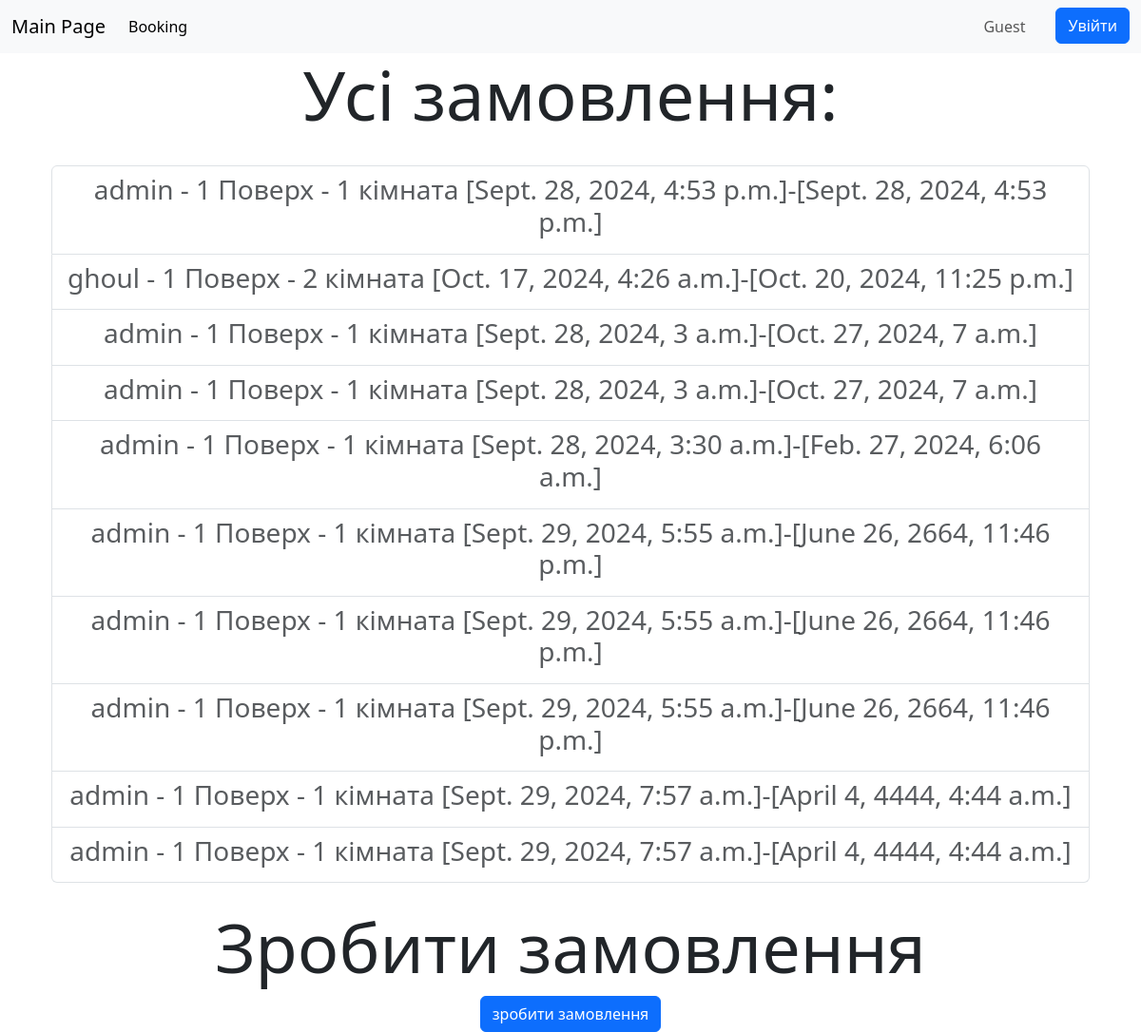
/booking/, run on an earlier commit of the app's database.
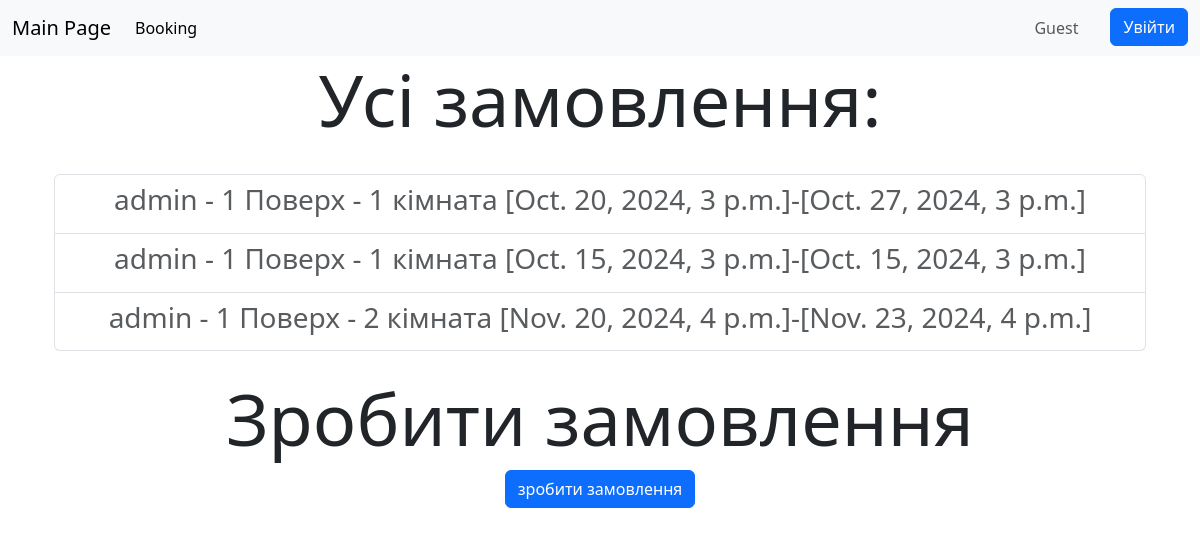
And on a later commit of the database.
### hotel/models.py (models this page shows)
class Booking(models.Model):
    user = models.ForeignKey(User, on_delete=models.CASCADE, related_name='booking')
    start_time = models.DateTimeField()
    end_time = models.DateTimeField()
    room = models.ForeignKey(Room, on_delete=models.CASCADE, related_name='booking')
    def __str__(self):
        return f"{self.user.username} - {self.room}"

class Room(models.Model):
    number = models.IntegerField()
    floor = models.ForeignKey(Floor, on_delete=models.CASCADE, related_name='rooms')
    describe = models.TextField()
    price = models.IntegerField()
    def __str__(self):
        return f"{self.floor} - {self.number} кімната"

class Floor(models.Model):
    number = models.IntegerField()
    def __str__(self):
        return f"{self.number} Поверх"

### hotel/views.py (the view)
# urls.py: path('booking/', views.booking, name='booking'),
def booking(request):
    bookings = Booking.objects.all()
    context = {
        'bookings': bookings
    }
    return render(
        request,
        'booking.html',
        context=context
    )

### hotel/templates/booking.html (shortened to what this page needs)
{% extends "base.html" %}
{% block content %}
<h1 class="display-2">Усі замовлення:</h1><br>
<div class="container">
    <ul class="list-group">
        {% for booking in bookings %}
        <li class="list-group-item disabled"><h3>{{ booking }} [{{ booking.start_time }}]-[{{ booking.end_time }}]</h3>
        </li>
        {% endfor %}
    </ul>
</div>
<br>
<h1 class="display-2">Зробити замовлення</h1>
{% if user.is_authenticated %}
<a class="btn btn-primary" href="{% url 'booking_form' %}">зробити замовлення</a>
{% else %}
<button type="button" class="btn btn-primary" data-bs-toggle="modal" data-bs-target="#loginModal">
    зробити замовлення
</button>
{% endif %}
{% endblock %}

### hotel/templates/base.html (shortened to what this page needs)
<!DOCTYPE html>
<html lang="en">
<head>
    <link href="https://cdn.jsdelivr.net/npm/bootstrap@5.3.3/dist/css/bootstrap.min.css" rel="stylesheet"
>
</head>
<body>
<nav class="navbar navbar-expand-lg bg-body-tertiary">
    <div class="container-fluid">
        <a class="navbar-brand" href="/">Main Page</a>
        <div class="collapse navbar-collapse" id="navbarNav">
            <ul class="navbar-nav">
                <li class="nav-item">
                    <a class="nav-link active" aria-current="page" href="/booking">Booking</a>
                </li>
            </ul>
        </div>
        <div class="row justify-content-center">
            {% if user.is_authenticated %}
            <div class="col">
                <ul class="navbar-nav">
                    <li class="nav-item">
                        <a class="nav-link" style="user-select: none">{{ user.username }}</a>
                    </li>
                </ul>
            </div>
            <div class="col">
                <form method="post" action="{% url 'logout' %}">{% csrf_token %}
                    <button type="submit" class="btn btn-primary">Вийти</button>
                </form>
            </div>
            {% else %}
            <div class="col">
                <ul class="navbar-nav">
                    <li class="nav-item">
                        <a class="nav-link" style="user-select: none">Guest</a>
                    </li>
                </ul>
            </div>
            <div class="col">
                <a class="btn btn-primary" href="/login" role="button">Увійти</a>
            </div>
            {% endif %}
        </div>
    </div>
</nav>
<div class="container text-center">
    {% block content %}
    {% endblock %}
</div>
</body>
</html>

What changed in the data, as far as the page shows it:
removed Booking: user+room "admin - 1 Поверх - 1 кімната", start_time "Sept. 28, 2024, 4:53 p.m.", end_time "Sept. 28, 2024, 4:53 p.m."
removed Booking: user+room "ghoul - 1 Поверх - 2 кімната", start_time "Oct. 17, 2024, 4:26 a.m.", end_time "Oct. 20, 2024, 11:25 p.m."
removed Booking: user+room "admin - 1 Поверх - 1 кімната", start_time "Sept. 28, 2024, 3 a.m.", end_time "Oct. 27, 2024, 7 a.m."
removed Booking: user+room "admin - 1 Поверх - 1 кімната", start_time "Sept. 28, 2024, 3 a.m.", end_time "Oct. 27, 2024, 7 a.m."
removed Booking: user+room "admin - 1 Поверх - 1 кімната", start_time "Sept. 28, 2024, 3:30 a.m.", end_time "Feb. 27, 2024, 6:06 a.m."
removed Booking: user+room "admin - 1 Поверх - 1 кімната", start_time "Sept. 29, 2024, 5:55 a.m.", end_time "June 26, 2664, 11:46 p.m."
removed Booking: user+room "admin - 1 Поверх - 1 кімната", start_time "Sept. 29, 2024, 5:55 a.m.", end_time "June 26, 2664, 11:46 p.m."
removed Booking: user+room "admin - 1 Поверх - 1 кімната", start_time "Sept. 29, 2024, 5:55 a.m.", end_time "June 26, 2664, 11:46 p.m."
removed Booking: user+room "admin - 1 Поверх - 1 кімната", start_time "Sept. 29, 2024, 7:57 a.m.", end_time "April 4, 4444, 4:44 a.m."
removed Booking: user+room "admin - 1 Поверх - 1 кімната", start_time "Sept. 29, 2024, 7:57 a.m.", end_time "April 4, 4444, 4:44 a.m."
added Booking: user+room "admin - 1 Поверх - 1 кімната", start_time "Oct. 20, 2024, 3 p.m.", end_time "Oct. 27, 2024, 3 p.m."
added Booking: user+room "admin - 1 Поверх - 1 кімната", start_time "Oct. 15, 2024, 3 p.m.", end_time "Oct. 15, 2024, 3 p.m."
added Booking: user+room "admin - 1 Поверх - 2 кімната", start_time "Nov. 20, 2024, 4 p.m.", end_time "Nov. 23, 2024, 4 p.m."
